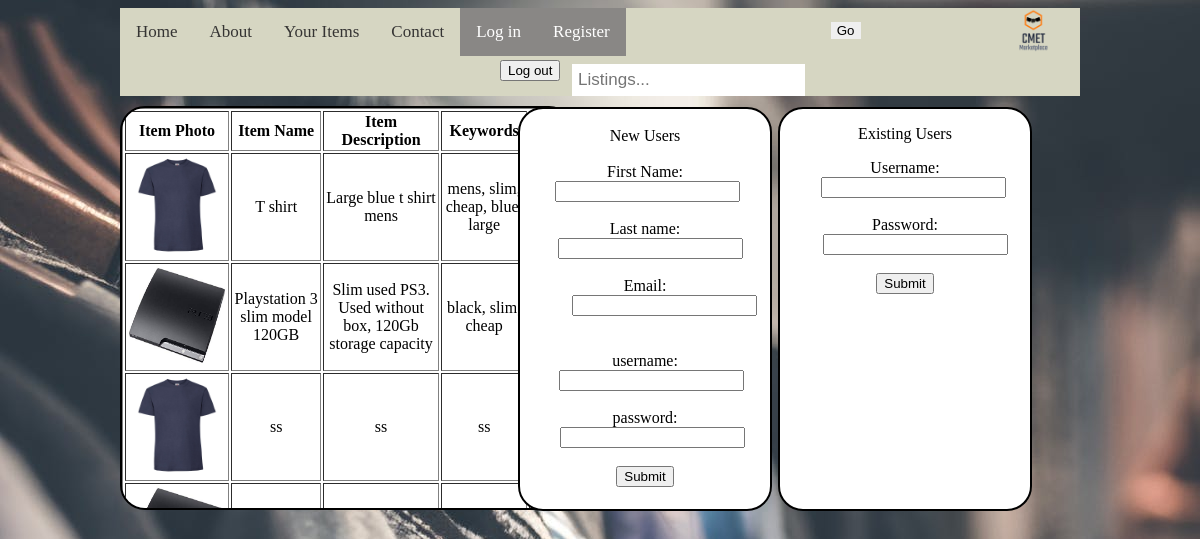
The page /login.php on the database its author committed.
### tables this page shows
CREATE TABLE `items` (
  `photo` varchar(100) DEFAULT NULL,
  `itemname` varchar(80) DEFAULT NULL,
  `itemdesc` varchar(80) DEFAULT NULL,
  `keywords` varchar(30) DEFAULT NULL,
  `price` varchar(30) DEFAULT NULL
);

### login.php (the view, shortened to what this page needs)
<!DOCTYPE html>
<html>
<div id="wrapper">
    <head>
        <link rel="stylesheet" href="Style.css">
        <div class="topnav">
            <a href="homepage.html">Home</a>
            <a href="About.html">About</a>
            <a href="list.php">Your Items</a>
            <a href="contact.html">Contact</a>
            <a class="active" href="login.php">Log in</a>
            <a class="active" href="login.php">Register</a>
            <form id="gobutton" action="homepage.php" method="POST">
                <input type="text" name="Search" placeholder="Listings...">
                <input type="submit" Value="Go">
            </form>
            <img src="Images/Homepage/logo.png" id="Mainlogo">
        </div>
    </head>
    <form id="logoutbutton" action="logout.php" method="POST">
        <input type="submit" Value="Log out">
    </form>
    <body>
            <body background="images\Homepage\clothes.jpeg">
        <div style="width:450px;height:400px;border:2px solid #000;
margin-top:10px;background-color:#FFFFFF;text-align:center;
border-radius:25px;Position:relative;overflow:scroll;">
            <?php
$con=mysqli_connect("localhost","root","","userdetails");
$result = mysqli_query($con,"SELECT * FROM items");
echo "<table border='1'>
<tr>
<th>Item Photo</th>
<th>Item Name</th>
<th>Item Description</th>
<th>Keywords</th>
<th>Price</th>
</tr>";
while($row = mysqli_fetch_array($result))
{
echo "<tr>";
echo "<td><img style='width:100px; height:100px'src='images/".$row['photo']."'></td>";
echo "<td>" . $row['itemname'] . "</td>";
echo "<td>" . $row['itemdesc'] . "</td>";
echo "<td>" . $row['keywords'] . "</td>";
echo "<td>" . $row['price'] . "</td>";
}
echo "</table>";
?>
        </div>
</div>
</body>
</head>
</html>
<div class="textbox1" style="width:250px;height:400px;border:2px solid #000;
margin-top:-403px;margin-left:510px;background-color:#FFFFFF;text-align:center;
border-radius: 25px;position:absolute;">
    <form action="db.php" method="post" name="register">
        <br>New Users
        <br>
        <br> First Name:
        <input type="text" name="fname" Style="margin-left:5px;">
        <br>
        <br> Last name:
        <input type="text" name="lname" Style="margin-left:10px;">
        <br>
        <br> Email:
        <input type="text" name="email" Style="margin-left:38px;">
        <br>
        <br>
        <br> username:
        <input type="text" name="username" Style="margin-left:13px;">
        <br>
        <br> password:
        <input type="text" name="password" Style="margin-left:15px;">
        <br>
        <br>
        <input type="submit" value="Submit">
    </form>
    <br>
</div>
<div class="textbox1" style="width:250px;height:400px;border:2px solid #000;
margin-top:-403px;margin-left:770px;background-color:#FFFFFF;text-align:center;
border-radius: 25px;position:absolute;">
    <form action="existinguser.php" method="post">
        <p>Existing Users</p>
        Username:
        <input type="text" name="username" Style="margin-left:17px;margin-top:0px;">
        <br>
        <br> Password:
        <input type="text" name="password" Style="margin-left:20px;">
        <br>
        <br>
        <input type="submit" value="Submit">
    </form>
</div>
</body>
</head>
</html>

### Style.css (style rules this page uses)
.topnav { background-color: #d6d6c2; overflow: hidden; }
.topnav a { float: left; color: #353433; text-align: center; padding: 14px 16px; text-decoration: none; font-size: 17px; }
.topnav a.active { background-color: #898785; color: white; }
.topnav input[type=text] { float: right; padding: 6px; border: none; margin-top: 8px; margin-right: 120px; font-size: 17px; }
.topnav input[type=submit] { margin-left: 205px; margin-top:14px; Float: right; border:none; position: absolute; }
#Mainlogo { Height:45px; width:45px; margin-left: 385px; margin-bottom:33px; Float: right; border:none; position: absolute; }
#wrapper { margin-left:auto; margin-right:auto; width:960px; }
#gobutton { margin-right:155px; }
#logoutbutton { margin-top:-36px; margin-left:380px; position:absolute; }

### rows shown on the page
items: photo (picture), itemname "T shirt", itemdesc "Large blue t shirt mens", keywords "mens, slim, cheap, blue, large"
items: photo (picture), itemname "Playstation 3 slim model 120GB", itemdesc "Slim used PS3. Used without box, 120Gb storage capacity", keywords "black, slim, cheap"
items: photo (picture), itemname "ss", itemdesc "ss", keywords "ss"
items: photo (picture)
